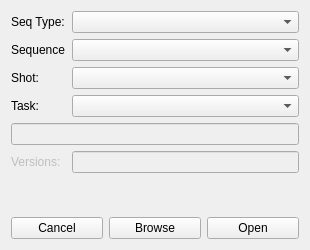
<?xml version="1.0" encoding="UTF-8"?>
<ui version="4.0">
    <class>main</class>
    <widget class="QWidget" name="main">
        <property name="windowModality">
            <enum>Qt::NonModal</enum>
        </property>
        <property name="geometry">
            <rect>
                <x>0</x>
                <y>0</y>
                <width>310</width>
                <height>250</height>
            </rect>
        </property>
        <property name="windowTitle">
            <string>Form</string>
        </property>
        <layout class="QVBoxLayout" name="verticalLayout">
            <item>
                <layout class="QFormLayout" name="formLayout">
                    <property name="sizeConstraint">
                        <enum>QLayout::SetDefaultConstraint</enum>
                    </property>
                    <item row="0" column="0">
                        <widget class="QLabel" name="seqType_label">
                            <property name="text">
                                <string>Seq Type:</string>
                            </property>
                        </widget>
                    </item>
                    <item row="0" column="1">
                        <widget class="QComboBox" name="seqType_cb"/>
                    </item>
                    <item row="1" column="0">
                        <widget class="QLabel" name="seq_label">
                            <property name="text">
                                <string>Sequence</string>
                            </property>
                        </widget>
                    </item>
                    <item row="1" column="1">
                        <widget class="QComboBox" name="seq_cb"/>
                    </item>
                    <item row="3" column="0">
                        <widget class="QLabel" name="task_label">
                            <property name="text">
                                <string>Task:</string>
                            </property>
                        </widget>
                    </item>
                    <item row="3" column="1">
                        <widget class="QComboBox" name="task_cb"/>
                    </item>
                    <item row="2" column="1">
                        <widget class="QComboBox" name="shot_cb"/>
                    </item>
                    <item row="2" column="0">
                        <widget class="QLabel" name="shot_label">
                            <property name="text">
                                <string>Shot:</string>
                            </property>
                        </widget>
                    </item>
                    <item row="5" column="0">
                        <widget class="QLabel" name="label">
                            <property name="enabled">
                                <bool>false</bool>
                            </property>
                            <property name="text">
                                <string>Versions:</string>
                            </property>
                        </widget>
                    </item>
                    <item row="4" column="0" colspan="2">
                        <widget class="QLineEdit" name="path_le">
                            <property name="enabled">
                                <bool>false</bool>
                            </property>
                        </widget>
                    </item>
                    <item row="5" column="1">
                        <widget class="QLineEdit" name="versions_le">
                            <property name="enabled">
                                <bool>false</bool>
                            </property>
                        </widget>
                    </item>
                </layout>
            </item>
            <item>
                <layout class="QHBoxLayout" name="horizontalLayout_2">
                    <item>
                        <widget class="QPushButton" name="cancel_btn">
                            <property name="text">
                                <string>Cancel</string>
                            </property>
                        </widget>
                    </item>
                    <item>
                        <widget class="QPushButton" name="browse_btn">
                            <property name="text">
                                <string>Browse</string>
                            </property>
                        </widget>
                    </item>
                    <item>
                        <widget class="QPushButton" name="ok_btn">
                            <property name="text">
                                <string>Open</string>
                            </property>
                        </widget>
                    </item>
                </layout>
            </item>
        </layout>
    </widget>
    <resources/>
    <connections/>
</ui>
